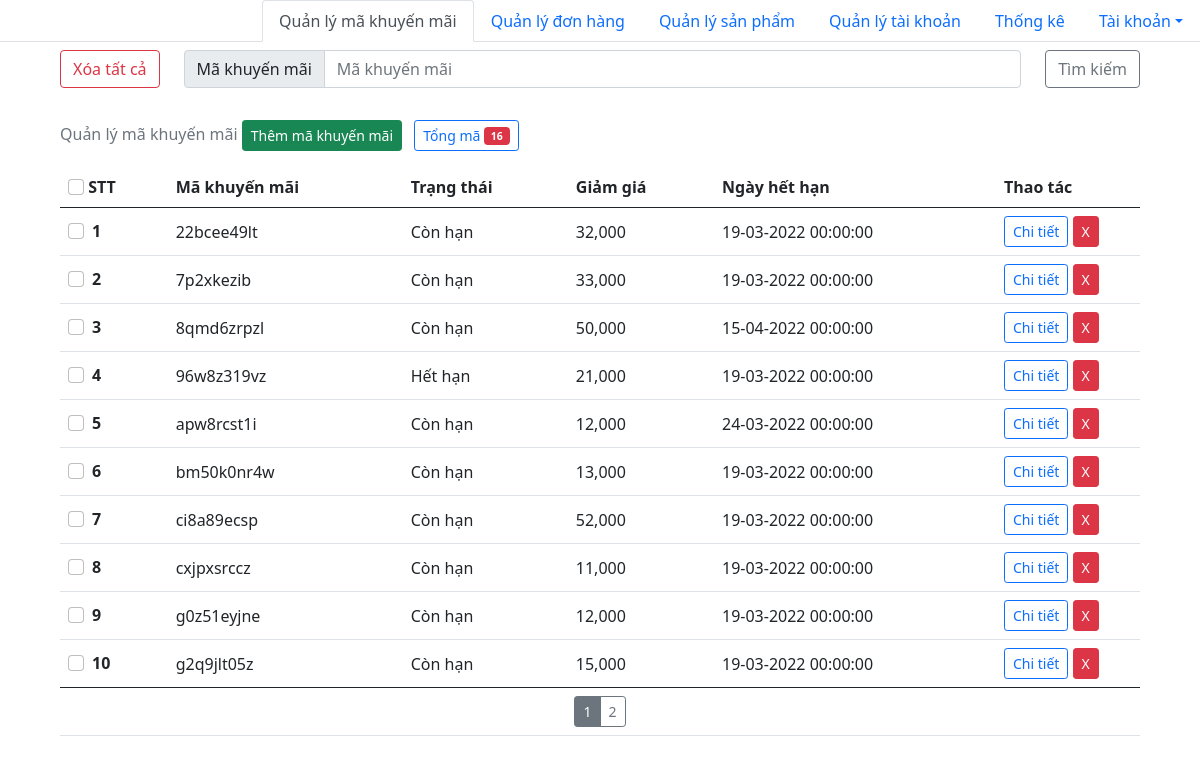
Before: /admin/quanly_makhuyenmai.php with the older database file.
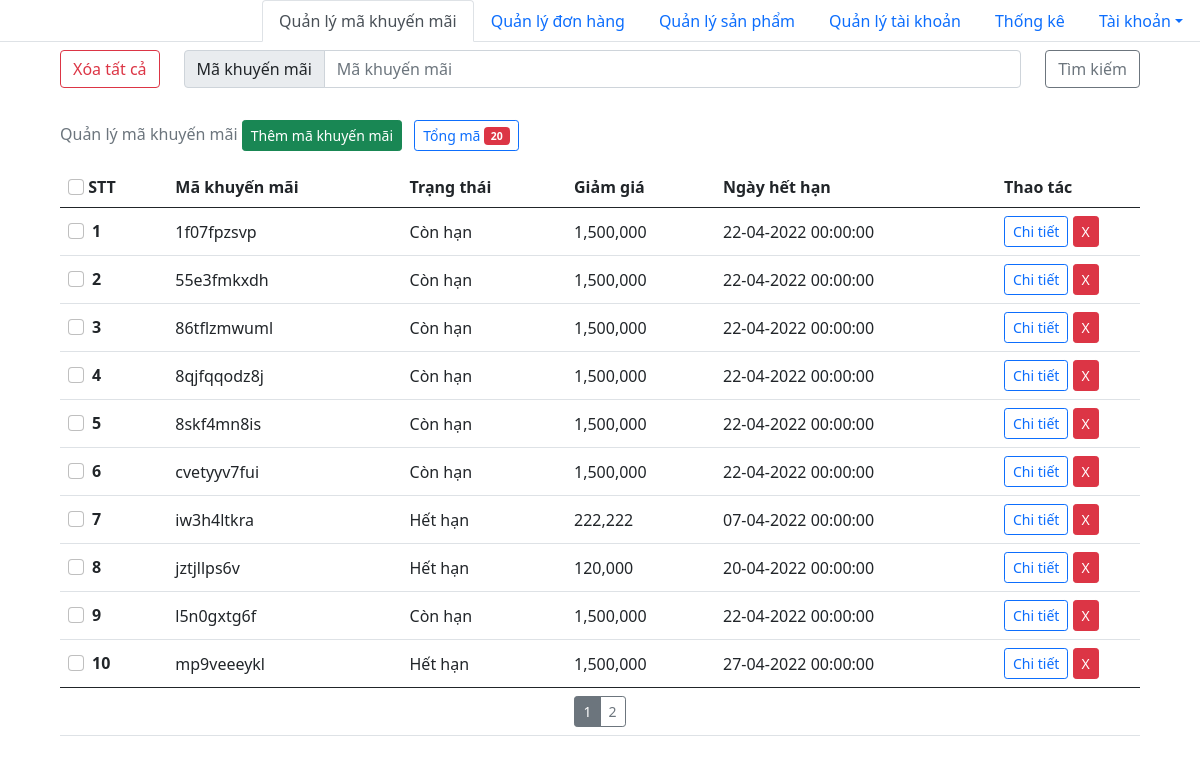
After: the same page with the newer database file.
### tables this page shows
CREATE TABLE `makhuyenmai` (
  `id_user` int(11) DEFAULT NULL,
  `id_khuyenmai` varchar(100) NOT NULL,
  `trangthai` tinyint(1) NOT NULL,
  `ngayhethan` date NOT NULL,
  `giamgia` int(11) NOT NULL
);

### query.php (called while the page is built, shortened)
<?php
function connection(){
    $conn = mysqli_connect(HOST, USERNAME, PASSWORD, DATABASE);
    return $conn;
}
function executeResult($sql){
	$conn = connection();
	$result = mysqli_query($conn, $sql);
	$data   = [];
	if ($result != null) {
		while ($row = mysqli_fetch_assoc($result)) {
			$data[] = $row;
		}
	}
	return $data;
}
function countRow($sql){
    $conn=connection();
    $result=mysqli_query($conn, $sql);
    $numrow=0;
    if($result){
        $numrow=mysqli_num_rows($result);
    }else $numrow=0;
    return $numrow;
}
?>

### admin/quanly_makhuyenmai.php (the view, shortened to what the changed rows need)
<!DOCTYPE html>
<html lang="en">
<head>
    <link href="https://cdn.jsdelivr.net/npm/bootstrap@5.0.2/dist/css/bootstrap.min.css" rel="stylesheet">
</head>
<body>
    <div class="d-block m-auto" style="width: 90%;">
        <?php require_once("../query.php");
        $page = isset($_GET['page']) ? $_GET['page'] : 1;
        $start = ($page - 1) * 10;
        $codelist = executeResult("select * from makhuyenmai limit $start, 10");
        $count = countRow("select * from makhuyenmai");
        ?>
        <table class="table align-middle caption-top">
            <caption>
                Quản lý mã khuyến mãi
                <a type="button" class="btn btn-success btn-sm" href="./quanly_makhuyenmai_them.php">Thêm mã khuyến mãi</a>
                <div type="button" class="btn btn-outline-primary btn-sm m-2">
                    Tổng mã <span class="badge bg-danger" id="badge"><?= $count ?></span>
                </div>
            </caption>
            <thead>
                <tr>
                    <th scope="col" class="w-auto">
                        <input class="form-check-input" type="checkbox" value="" id="flexCheckDefault0">
                        <label>STT</label>
                    </th>
                    <th scope="col">Mã khuyến mãi</th>
                    <th scope="col">Trạng thái</th>
                    <th scope="col">Giảm giá</th>
                    <th scope="col">Ngày hết hạn</th>
                    <th scope="col" style="width:9rem">Thao tác</th>
                </tr>
            </thead>
            <tbody id="table_tbody_makhuyenmai">
                <?php
                foreach ($codelist as $code) {
                    echo '<tr>
                    <th scope="row">
                        <div class="form-check">
                            <input class="form-check-input" type="checkbox" value="' . $code["id_khuyenmai"] . '">
                            <span>' . ++$start . '</span>
                        </div>
                    </th>
                    <td>
                        <span>' . $code["id_khuyenmai"] . '</span>
                    </td>
                    <td>' . ($code["trangthai"] == 1 ? 'Còn hạn' : 'Hết hạn') . '</td>
                    <td>' . number_format($code["giamgia"]) . '</td>
                    <td>' . date("d-m-Y H:i:s", strtotime($code["ngayhethan"])) . '</td>
                    <td>
                        <button type="button" id="btn' . $code["id_khuyenmai"] . '" value="' . $code["id_khuyenmai"] . '" class="btn btn-outline-primary btn-sm"  onclick="detail(this.value)" data-bs-toggle="modal" data-bs-target="#exampleModal">Chi tiết</button>
                        <button class="btn btn-danger btn-sm" name="xoa"  onclick="deletepromo(`' . $code["id_khuyenmai"] . '`)">X</button>
                    </td>
                </tr>';
                }
                ?>
            </tbody>
            <tfoot>
                <tr>
                    <td colspan="6" style="text-align:center">
                        <div class="align-items-center btn-group btn-group-sm" role="group" aria-label="First group" id="table_tfoot_makhuyenmai">
                            <?php
                            for ($i = 0; $i < ceil($count / 10); $i++) {
                                if($i==$page-1){
                                    echo  '<button type="button" class="btn btn-outline-secondary active" onclick="phantrang('.($i + 1).', this)">' . ($i + 1) . '</button>';
                                }else echo  '<button type="button" class="btn btn-outline-secondary" onclick="phantrang('.($i + 1).', this)">' . ($i + 1) . '</button>';
                            }
                            ?>
                    </td>
                </tr>
            </tfoot>
        </table>
    </div>
</body>
</html>

Changed rows visible on the page:
removed makhuyenmai: id_khuyenmai "22bcee49lt", trangthai "Còn hạn", giamgia "32,000", ngayhethan "19-03-2022 00:00:00"
removed makhuyenmai: id_khuyenmai "7p2xkezib", trangthai "Còn hạn", giamgia "33,000", ngayhethan "19-03-2022 00:00:00"
removed makhuyenmai: id_khuyenmai "8qmd6zrpzl", trangthai "Còn hạn", giamgia "50,000", ngayhethan "15-04-2022 00:00:00"
removed makhuyenmai: id_khuyenmai "96w8z319vz", trangthai "Hết hạn", giamgia "21,000", ngayhethan "19-03-2022 00:00:00"
removed makhuyenmai: id_khuyenmai "apw8rcst1i", trangthai "Còn hạn", giamgia "12,000", ngayhethan "24-03-2022 00:00:00"
removed makhuyenmai: id_khuyenmai "bm50k0nr4w", trangthai "Còn hạn", giamgia "13,000", ngayhethan "19-03-2022 00:00:00"
removed makhuyenmai: id_khuyenmai "ci8a89ecsp", trangthai "Còn hạn", giamgia "52,000", ngayhethan "19-03-2022 00:00:00"
removed makhuyenmai: id_khuyenmai "cxjpxsrccz", trangthai "Còn hạn", giamgia "11,000", ngayhethan "19-03-2022 00:00:00"
removed makhuyenmai: id_khuyenmai "g0z51eyjne", trangthai "Còn hạn", giamgia "12,000", ngayhethan "19-03-2022 00:00:00"
removed makhuyenmai: id_khuyenmai "g2q9jlt05z", trangthai "Còn hạn", giamgia "15,000", ngayhethan "19-03-2022 00:00:00"
added makhuyenmai: id_khuyenmai "1f07fpzsvp", trangthai "Còn hạn", giamgia "1,500,000", ngayhethan "22-04-2022 00:00:00"
added makhuyenmai: id_khuyenmai "55e3fmkxdh", trangthai "Còn hạn", giamgia "1,500,000", ngayhethan "22-04-2022 00:00:00"
added makhuyenmai: id_khuyenmai "86tflzmwuml", trangthai "Còn hạn", giamgia "1,500,000", ngayhethan "22-04-2022 00:00:00"
added makhuyenmai: id_khuyenmai "8qjfqqodz8j", trangthai "Còn hạn", giamgia "1,500,000", ngayhethan "22-04-2022 00:00:00"
added makhuyenmai: id_khuyenmai "8skf4mn8is", trangthai "Còn hạn", giamgia "1,500,000", ngayhethan "22-04-2022 00:00:00"
added makhuyenmai: id_khuyenmai "cvetyyv7fui", trangthai "Còn hạn", giamgia "1,500,000", ngayhethan "22-04-2022 00:00:00"
added makhuyenmai: id_khuyenmai "iw3h4ltkra", trangthai "Hết hạn", giamgia "222,222", ngayhethan "07-04-2022 00:00:00"
added makhuyenmai: id_khuyenmai "jztjllps6v", trangthai "Hết hạn", giamgia "120,000", ngayhethan "20-04-2022 00:00:00"
added makhuyenmai: id_khuyenmai "l5n0gxtg6f", trangthai "Còn hạn", giamgia "1,500,000", ngayhethan "22-04-2022 00:00:00"
added makhuyenmai: id_khuyenmai "mp9veeeykl", trangthai "Hết hạn", giamgia "1,500,000", ngayhethan "27-04-2022 00:00:00"
Other visible differences:
$count: "16" → "20"
